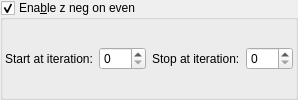
    <widget class="MyGroupBox" name="groupCheck_transf_function_enabledK_false">
     <property name="font">
      <font>
       <weight>50</weight>
       <bold>false</bold>
      </font>
     </property>
     <property name="title">
      <string>Ena&amp;ble z neg on even</string>
     </property>
     <property name="checkable">
      <bool>true</bool>
     </property>
     <layout class="QVBoxLayout" name="verticalLayout_21">
      <property name="leftMargin">
       <number>2</number>
      </property>
      <property name="topMargin">
       <number>2</number>
      </property>
      <property name="rightMargin">
       <number>2</number>
      </property>
      <property name="bottomMargin">
       <number>2</number>
      </property>
      <item>
       <layout class="QGridLayout" name="gridLayout_30" columnstretch="0,0,0,0">
        <item row="0" column="0">
         <widget class="QLabel" name="label_287">
          <property name="text">
           <string>Start at iteration:</string>
          </property>
         </widget>
        </item>
        <item row="0" column="2">
         <widget class="QLabel" name="label_288">
          <property name="text">
           <string>Stop at iteration:</string>
          </property>
         </widget>
        </item>
        <item row="0" column="1">
         <widget class="MySpinBox" name="spinboxInt_transf_start_iterations_K">
          <property name="sizePolicy">
           <sizepolicy hsizetype="Minimum" vsizetype="Maximum">
            <horstretch>0</horstretch>
            <verstretch>0</verstretch>
           </sizepolicy>
          </property>
          <property name="maximum">
           <number>999</number>
          </property>
         </widget>
        </item>
        <item row="0" column="3">
         <widget class="MySpinBox" name="spinboxInt_transf_stop_iterations_K">
          <property name="sizePolicy">
           <sizepolicy hsizetype="Minimum" vsizetype="Maximum">
            <horstretch>0</horstretch>
            <verstretch>0</verstretch>
           </sizepolicy>
          </property>
          <property name="maximum">
           <number>999</number>
          </property>
         </widget>
        </item>
       </layout>
      </item>
     </layout>
    </widget>
